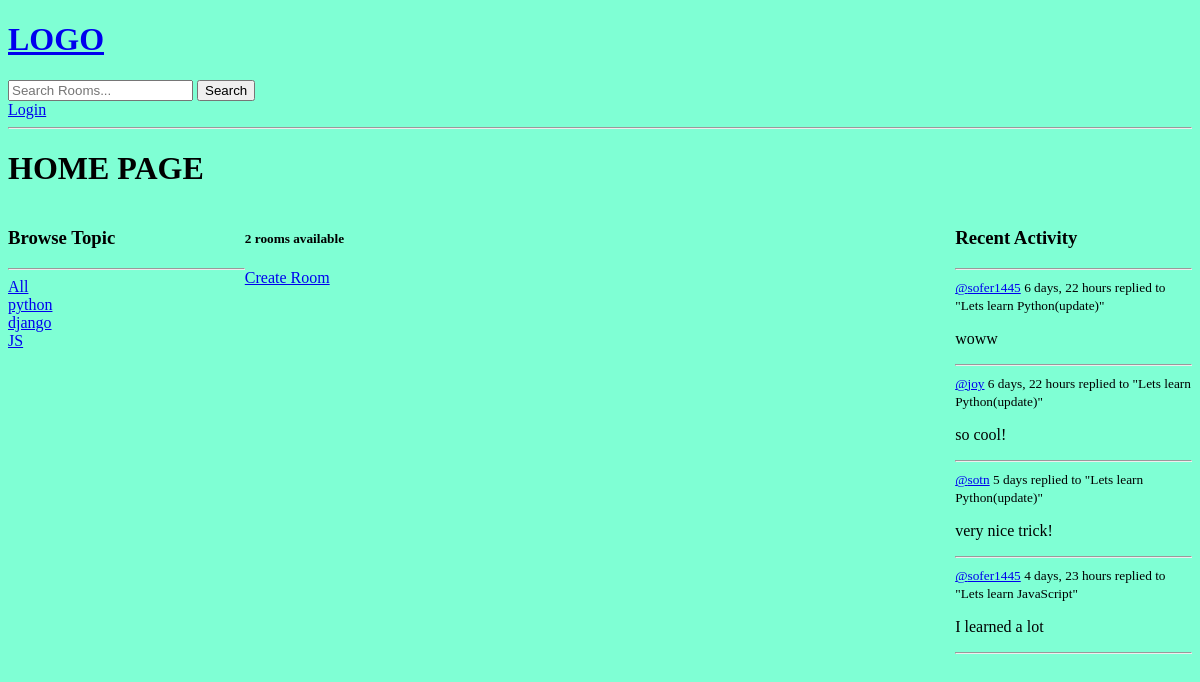
Before: / with the older database file.
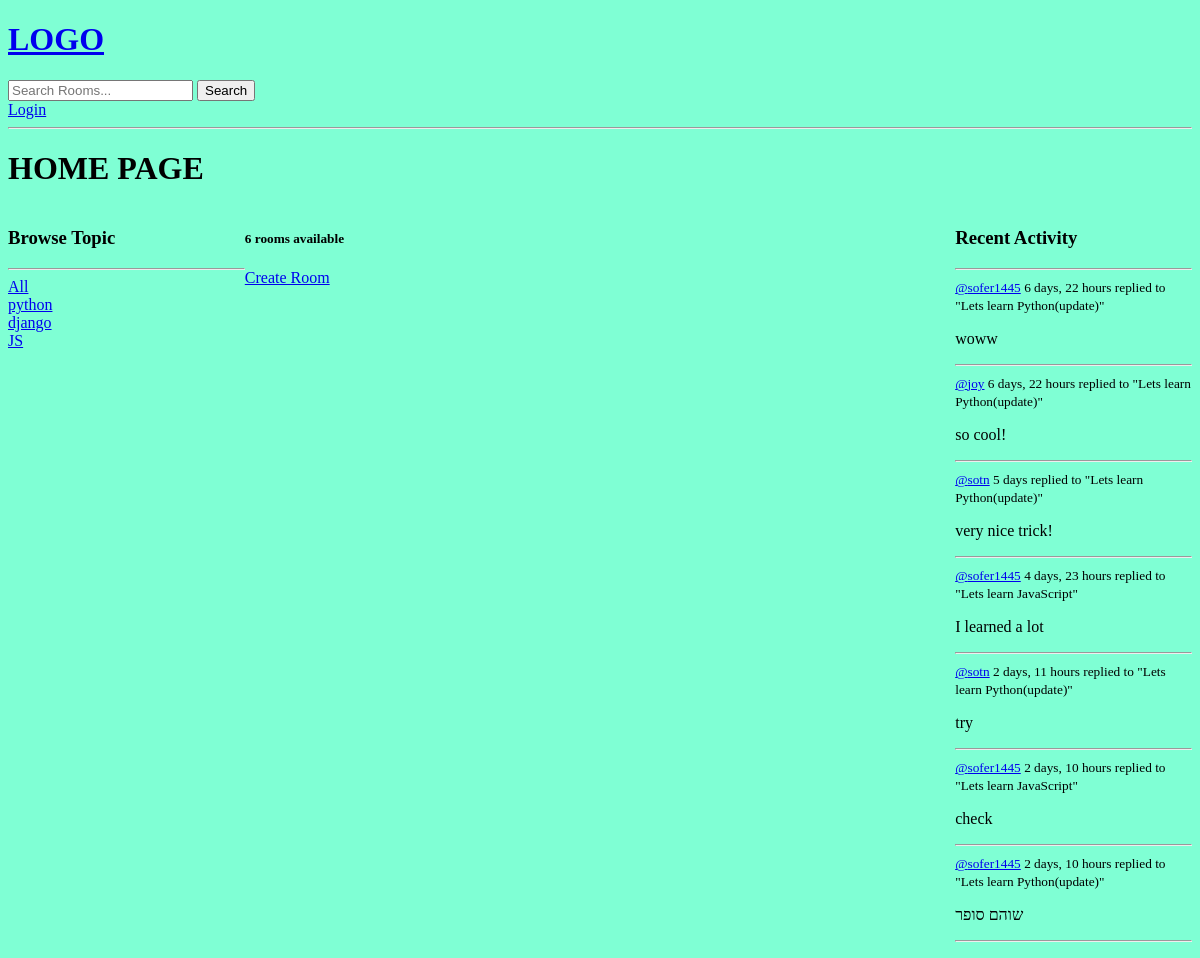
After: the same page with the newer database file.
### base/models.py (models this page shows, shortened)
class Topic(models.Model):
    name = models.CharField(max_length=200)

class Massage(models.Model):
    user = models.ForeignKey(User, on_delete=models.CASCADE)
    room = models.ForeignKey(Room, on_delete=models.CASCADE)
    body = models.TextField()
    updated = models.DateTimeField(auto_now=True)
    created = models.DateTimeField(auto_now_add=True)
    class Mata:
        ordering = ['-updated', '-created']
    def __str__(self):
        return self.body[0:50]

class Room(models.Model):
    host = models.ForeignKey(User, on_delete=models.SET_NULL, null=True)
    topic = models.ForeignKey(Topic, on_delete=models.SET_NULL, null=True)
    name = models.CharField(max_length=200)
    description = models.TextField(null=True, blank=True)
    participants = models.ManyToManyField(User, related_name='participants', blank=True)
    updated = models.DateTimeField(auto_now=True)
    created = models.DateTimeField(auto_now_add=True)
    class Mata:
        ordering = ['-updated', '-created']
    def __str__(self):
        return self.name

### base/views.py (the view)
# urls.py: path('', views.home, name="home"),
def home(request):
    q = request.GET.get('q') if request.GET.get('q') is not None else ''  # search
    rooms = Room.objects.all().filter(
        Q(topic__name__icontains=q) |
        Q(name__icontains=q) |
        Q(description__icontains=q)
    )
    topics = Topic.objects.all()
    room_count = rooms.count()
    room_message = Massage.objects.filter(Q(room__topic__name__icontains=q))
    context = {'rooms': rooms, 'topics': topics,
               'room_count': room_count, 'room_message': room_message}
    return render(request, 'base/home.html', context)

### base/templates/base/home.html (shortened to what this page needs)
{% extends 'main.html' %}
{% block content %}
    <h1>HOME PAGE</h1>
    <div class="home-container">
        <div>
            {% include 'base/topics_component.html' %}
        </div>
        <div>
            <h5>{{ room_count }} rooms available</h5>
            <a href="{% url 'create-room' %}">Create Room</a>
        </div>
        <div>
            {% include 'base/activity_component.html' %}
        </div>
    </div>
{% endblock content %}

### base/templates/base/topics_component.html
<div>
    <h3>Browse Topic</h3>
    <hr>
    <div>
        <a href="{% url 'home' %}">All</a>
    </div>
    {% for topic in topics %}
        <div>
            <a href="{% url 'home' %}?q={{ topic.name }}">{{ topic.name }}</a>
        </div>
    {% endfor %}
</div>

### base/templates/base/activity_component.html (shortened to what this page needs)
<h3>Recent Activity</h3>
<hr>
{% for message in room_message %}
    <div>
        <small><a href="{% url 'user-profile' message.user.id %}">
            @{{ message.user }}</a> {{ message.created|timesince }} </small>
        <small>replied to "{{ message.room }}"</small>
        <p>{{ message }}</p>
        <hr>
    </div>
{% endfor %}

Changed rows visible on the page:
added Massage: user "sotn", created "2 days, 11 hours", room "Lets learn Python(update)", body "try"
added Massage: user "sofer1445", created "2 days, 10 hours", room "Lets learn JavaScript", body "check"
added Massage: user "sofer1445", created "2 days, 10 hours", room "Lets learn Python(update)", body "שוהם סופר"
Other visible differences:
{{ room_count }}: "2" → "6"
